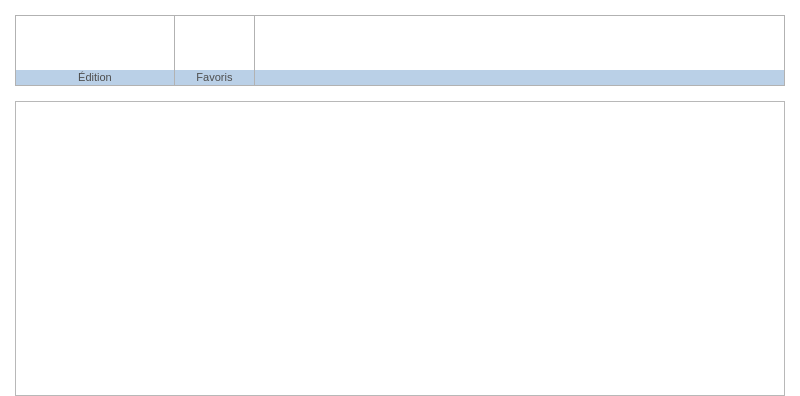
<?xml version="1.0" encoding="UTF-8"?>
<ui version="4.0">
 <class>ModelTab</class>
 <widget class="QWidget" name="ModelTab">
  <property name="geometry">
   <rect>
    <x>0</x>
    <y>0</y>
    <width>800</width>
    <height>396</height>
   </rect>
  </property>
  <property name="palette">
   <palette>
    <active>
     <colorrole role="Button">
      <brush brushstyle="SolidPattern">
       <color alpha="255">
        <red>255</red>
        <green>255</green>
        <blue>255</blue>
       </color>
      </brush>
     </colorrole>
     <colorrole role="Base">
      <brush brushstyle="SolidPattern">
       <color alpha="255">
        <red>255</red>
        <green>255</green>
        <blue>255</blue>
       </color>
      </brush>
     </colorrole>
     <colorrole role="Window">
      <brush brushstyle="SolidPattern">
       <color alpha="255">
        <red>255</red>
        <green>255</green>
        <blue>255</blue>
       </color>
      </brush>
     </colorrole>
    </active>
    <inactive>
     <colorrole role="Button">
      <brush brushstyle="SolidPattern">
       <color alpha="255">
        <red>255</red>
        <green>255</green>
        <blue>255</blue>
       </color>
      </brush>
     </colorrole>
     <colorrole role="Base">
      <brush brushstyle="SolidPattern">
       <color alpha="255">
        <red>255</red>
        <green>255</green>
        <blue>255</blue>
       </color>
      </brush>
     </colorrole>
     <colorrole role="Window">
      <brush brushstyle="SolidPattern">
       <color alpha="255">
        <red>255</red>
        <green>255</green>
        <blue>255</blue>
       </color>
      </brush>
     </colorrole>
    </inactive>
    <disabled>
     <colorrole role="Button">
      <brush brushstyle="SolidPattern">
       <color alpha="255">
        <red>255</red>
        <green>255</green>
        <blue>255</blue>
       </color>
      </brush>
     </colorrole>
     <colorrole role="Base">
      <brush brushstyle="SolidPattern">
       <color alpha="255">
        <red>255</red>
        <green>255</green>
        <blue>255</blue>
       </color>
      </brush>
     </colorrole>
     <colorrole role="Window">
      <brush brushstyle="SolidPattern">
       <color alpha="255">
        <red>255</red>
        <green>255</green>
        <blue>255</blue>
       </color>
      </brush>
     </colorrole>
    </disabled>
   </palette>
  </property>
  <property name="acceptDrops">
   <bool>true</bool>
  </property>
  <property name="styleSheet">
   <string notr="true">QWidget#ModelTab{background-color: #FFFFFF; }</string>
  </property>
  <layout class="QGridLayout" name="gridLayout">
   <property name="leftMargin">
    <number>15</number>
   </property>
   <property name="topMargin">
    <number>15</number>
   </property>
   <property name="rightMargin">
    <number>15</number>
   </property>
   <property name="bottomMargin">
    <number>0</number>
   </property>
   <property name="verticalSpacing">
    <number>15</number>
   </property>
   <item row="1" column="0" colspan="4">
    <widget class="QTableView" name="liste_items">
     <property name="contextMenuPolicy">
      <enum>Qt::CustomContextMenu</enum>
     </property>
     <property name="styleSheet">
      <string notr="true">QHeaderView {background-color: #d8e9e8}</string>
     </property>
     <property name="editTriggers">
      <set>QAbstractItemView::NoEditTriggers</set>
     </property>
     <property name="alternatingRowColors">
      <bool>true</bool>
     </property>
     <property name="selectionMode">
      <enum>QAbstractItemView::ExtendedSelection</enum>
     </property>
     <property name="selectionBehavior">
      <enum>QAbstractItemView::SelectRows</enum>
     </property>
     <property name="sortingEnabled">
      <bool>true</bool>
     </property>
     <attribute name="horizontalHeaderStretchLastSection">
      <bool>true</bool>
     </attribute>
     <attribute name="verticalHeaderVisible">
      <bool>false</bool>
     </attribute>
    </widget>
   </item>
   <item row="0" column="0" colspan="4">
    <widget class="QWidget" name="actionbar" native="true">
     <property name="minimumSize">
      <size>
       <width>0</width>
       <height>71</height>
      </size>
     </property>
     <property name="maximumSize">
      <size>
       <width>16777215</width>
       <height>71</height>
      </size>
     </property>
     <property name="styleSheet">
      <string notr="true">QWidget#actionbar { border:1px solid #B2B2B2}</string>
     </property>
     <layout class="QGridLayout" name="gridLayout_2">
      <property name="leftMargin">
       <number>0</number>
      </property>
      <property name="topMargin">
       <number>0</number>
      </property>
      <property name="rightMargin">
       <number>0</number>
      </property>
      <property name="bottomMargin">
       <number>0</number>
      </property>
      <property name="spacing">
       <number>0</number>
      </property>
      <item row="0" column="2">
       <widget class="QPushButton" name="bt_attributs">
        <property name="sizePolicy">
         <sizepolicy hsizetype="Minimum" vsizetype="Minimum">
          <horstretch>0</horstretch>
          <verstretch>0</verstretch>
         </sizepolicy>
        </property>
        <property name="minimumSize">
         <size>
          <width>40</width>
          <height>0</height>
         </size>
        </property>
        <property name="toolTip">
         <string>Ajouter attribut</string>
        </property>
        <property name="styleSheet">
         <string notr="true">QPushButton{border: 0px solid #B2B2B2; padding-top: 1px; padding-right: 1px; padding-left: 1px; }
QPushButton:hover{border-top-width: 1px; border-right-width: 1px; border-left-width: 1px; padding: 0px; background-color: qlineargradient(spread:pad, x1:0, y1:0, x2:0, y2:1, stop:0 #BAD0E7, stop:1 #FFFFFF); }
QPushButton:pressed{border-top-width: 1px; border-right-width: 1px; border-left-width: 1px; padding: 0px; background-color: qlineargradient(spread:pad, x1:0, y1:0, x2:0, y2:1, stop:0 #FFFFFF, stop:1 #8FADCC); }</string>
        </property>
        <property name="text">
         <string/>
        </property>
        <property name="icon">
         <iconset resource="../icones/icons.qrc">
          <normaloff>:/Images/attribute_add.png</normaloff>:/Images/attribute_add.png</iconset>
        </property>
        <property name="iconSize">
         <size>
          <width>24</width>
          <height>24</height>
         </size>
        </property>
        <property name="flat">
         <bool>true</bool>
        </property>
       </widget>
      </item>
      <item row="0" column="3">
       <widget class="QPushButton" name="bt_supprimer">
        <property name="sizePolicy">
         <sizepolicy hsizetype="Minimum" vsizetype="Minimum">
          <horstretch>0</horstretch>
          <verstretch>0</verstretch>
         </sizepolicy>
        </property>
        <property name="minimumSize">
         <size>
          <width>40</width>
          <height>0</height>
         </size>
        </property>
        <property name="toolTip">
         <string>Supprimer attribut</string>
        </property>
        <property name="styleSheet">
         <string notr="true">QPushButton{border: 0px solid #B2B2B2; padding-top: 1px; padding-right: 1px; padding-left: 1px; }
QPushButton:hover{border-top-width: 1px; border-right-width: 1px;  border-left-width: 1px; padding: 0px; background-color: qlineargradient(spread:pad, x1:0, y1:0, x2:0, y2:1, stop:0 #BAD0E7, stop:1 #FFFFFF); }
QPushButton:pressed{border-top-width: 1px; border-right-width: 1px;  border-left-width: 1px; padding: 0px; background-color: qlineargradient(spread:pad, x1:0, y1:0, x2:0, y2:1, stop:0 #FFFFFF, stop:1 #8FADCC); }</string>
        </property>
        <property name="text">
         <string/>
        </property>
        <property name="icon">
         <iconset resource="../icones/icons.qrc">
          <normaloff>:/Images/delete.svg</normaloff>:/Images/delete.svg</iconset>
        </property>
        <property name="iconSize">
         <size>
          <width>24</width>
          <height>24</height>
         </size>
        </property>
        <property name="shortcut">
         <string notr="true">Del</string>
        </property>
        <property name="flat">
         <bool>true</bool>
        </property>
       </widget>
      </item>
      <item row="0" column="4">
       <widget class="QPushButton" name="copy_bt">
        <property name="enabled">
         <bool>true</bool>
        </property>
        <property name="sizePolicy">
         <sizepolicy hsizetype="Minimum" vsizetype="Minimum">
          <horstretch>0</horstretch>
          <verstretch>0</verstretch>
         </sizepolicy>
        </property>
        <property name="minimumSize">
         <size>
          <width>40</width>
          <height>0</height>
         </size>
        </property>
        <property name="toolTip">
         <string>Copier (CTRL + C)</string>
        </property>
        <property name="styleSheet">
         <string notr="true">QPushButton{border: 0px solid #B2B2B2; padding-top: 1px; padding-right: 1px; padding-left: 1px; }
QPushButton:hover{border-top-width: 1px; border-right-width: 1px;  border-left-width: 1px; padding: 0px; background-color: qlineargradient(spread:pad, x1:0, y1:0, x2:0, y2:1, stop:0 #BAD0E7, stop:1 #FFFFFF); }
QPushButton:pressed{border-top-width: 1px; border-right-width: 1px;  border-left-width: 1px; padding: 0px; background-color: qlineargradient(spread:pad, x1:0, y1:0, x2:0, y2:1, stop:0 #FFFFFF, stop:1 #8FADCC); }</string>
        </property>
        <property name="icon">
         <iconset resource="../icones/icons.qrc">
          <normaloff>:/Images/copy.svg</normaloff>:/Images/copy.svg</iconset>
        </property>
        <property name="iconSize">
         <size>
          <width>24</width>
          <height>24</height>
         </size>
        </property>
        <property name="shortcut">
         <string notr="true">Ctrl+C</string>
        </property>
        <property name="flat">
         <bool>true</bool>
        </property>
       </widget>
      </item>
      <item row="0" column="8">
       <spacer name="horizontalSpacer">
        <property name="orientation">
         <enum>Qt::Horizontal</enum>
        </property>
        <property name="sizeHint" stdset="0">
         <size>
          <width>6</width>
          <height>20</height>
         </size>
        </property>
       </spacer>
      </item>
      <item row="1" column="6" colspan="2">
       <widget class="QLabel" name="titre_import">
        <property name="sizePolicy">
         <sizepolicy hsizetype="Minimum" vsizetype="Minimum">
          <horstretch>0</horstretch>
          <verstretch>0</verstretch>
         </sizepolicy>
        </property>
        <property name="minimumSize">
         <size>
          <width>0</width>
          <height>16</height>
         </size>
        </property>
        <property name="maximumSize">
         <size>
          <width>16777215</width>
          <height>16</height>
         </size>
        </property>
        <property name="font">
         <font>
          <family>Segoe UI</family>
          <pointsize>8</pointsize>
         </font>
        </property>
        <property name="styleSheet">
         <string notr="true">QLabel{color: #4D4D4D; border:1px solid #B2B2B2; border-top: 0px; border-left: 0px; background: #BAD0E7; padding-left: 5px; padding-right: 5px; }</string>
        </property>
        <property name="text">
         <string>Favoris</string>
        </property>
        <property name="alignment">
         <set>Qt::AlignCenter</set>
        </property>
       </widget>
      </item>
      <item row="0" column="6">
       <widget class="QPushButton" name="bt_importer">
        <property name="sizePolicy">
         <sizepolicy hsizetype="Minimum" vsizetype="Minimum">
          <horstretch>0</horstretch>
          <verstretch>0</verstretch>
         </sizepolicy>
        </property>
        <property name="minimumSize">
         <size>
          <width>40</width>
          <height>0</height>
         </size>
        </property>
        <property name="toolTip">
         <string>Charger favoris</string>
        </property>
        <property name="styleSheet">
         <string notr="true">QPushButton{border: 0px solid #B2B2B2; padding-top: 1px; padding-right: 1px; }
QPushButton:hover{border-top-width: 1px; border-right-width: 1px; padding: 0px; background-color: qlineargradient(spread:pad, x1:0, y1:0, x2:0, y2:1, stop:0 #BAD0E7, stop:1 #FFFFFF); }
QPushButton:pressed{border-top-width: 1px; border-right-width: 1px; padding: 0px; background-color: qlineargradient(spread:pad, x1:0, y1:0, x2:0, y2:1, stop:0 #FFFFFF, stop:1 #8FADCC); }</string>
        </property>
        <property name="text">
         <string/>
        </property>
        <property name="icon">
         <iconset resource="../icones/icons.qrc">
          <normaloff>:/Images/favorite_open.svg</normaloff>:/Images/favorite_open.svg</iconset>
        </property>
        <property name="iconSize">
         <size>
          <width>22</width>
          <height>22</height>
         </size>
        </property>
        <property name="flat">
         <bool>true</bool>
        </property>
       </widget>
      </item>
      <item row="0" column="7">
       <widget class="QPushButton" name="bt_exporter">
        <property name="enabled">
         <bool>false</bool>
        </property>
        <property name="sizePolicy">
         <sizepolicy hsizetype="Minimum" vsizetype="Minimum">
          <horstretch>0</horstretch>
          <verstretch>0</verstretch>
         </sizepolicy>
        </property>
        <property name="minimumSize">
         <size>
          <width>40</width>
          <height>0</height>
         </size>
        </property>
        <property name="toolTip">
         <string>Enregistrer favoris</string>
        </property>
        <property name="styleSheet">
         <string notr="true">QPushButton{border: 0px solid #B2B2B2; border-right-width: 1px; padding-top: 1px; padding-left: 1px; }
QPushButton:hover{border-top-width: 1px; border-left-width: 1px; padding: 0px; background-color: qlineargradient(spread:pad, x1:0, y1:0, x2:0, y2:1, stop:0 #BAD0E7, stop:1 #FFFFFF); }
QPushButton:pressed{border-top-width: 1px; border-left-width: 1px; padding: 0px; background-color: qlineargradient(spread:pad, x1:0, y1:0, x2:0, y2:1, stop:0 #FFFFFF, stop:1 #8FADCC); }</string>
        </property>
        <property name="text">
         <string/>
        </property>
        <property name="icon">
         <iconset resource="../icones/icons.qrc">
          <normaloff>:/Images/favorite_save.svg</normaloff>:/Images/favorite_save.svg</iconset>
        </property>
        <property name="iconSize">
         <size>
          <width>24</width>
          <height>24</height>
         </size>
        </property>
        <property name="flat">
         <bool>true</bool>
        </property>
       </widget>
      </item>
      <item row="0" column="5">
       <widget class="QPushButton" name="paste_bt">
        <property name="enabled">
         <bool>true</bool>
        </property>
        <property name="sizePolicy">
         <sizepolicy hsizetype="Minimum" vsizetype="Minimum">
          <horstretch>0</horstretch>
          <verstretch>0</verstretch>
         </sizepolicy>
        </property>
        <property name="minimumSize">
         <size>
          <width>40</width>
          <height>0</height>
         </size>
        </property>
        <property name="contextMenuPolicy">
         <enum>Qt::CustomContextMenu</enum>
        </property>
        <property name="toolTip">
         <string>Coller (CTRL+ V)</string>
        </property>
        <property name="styleSheet">
         <string notr="true">QPushButton{border: 0px solid #B2B2B2; border-right-width: 1px; padding-top: 1px; padding-left: 1px; }
QPushButton:hover{border-top-width: 1px; border-left-width: 1px; padding: 0px; background-color: qlineargradient(spread:pad, x1:0, y1:0, x2:0, y2:1, stop:0 #BAD0E7, stop:1 #FFFFFF); }
QPushButton:pressed{border-top-width: 1px; border-left-width: 1px; padding: 0px; background-color: qlineargradient(spread:pad, x1:0, y1:0, x2:0, y2:1, stop:0 #FFFFFF, stop:1 #8FADCC); }</string>
        </property>
        <property name="icon">
         <iconset resource="../icones/icons.qrc">
          <normaloff>:/Images/paste.svg</normaloff>:/Images/paste.svg</iconset>
        </property>
        <property name="iconSize">
         <size>
          <width>24</width>
          <height>24</height>
         </size>
        </property>
        <property name="shortcut">
         <string notr="true">Ctrl+V</string>
        </property>
        <property name="flat">
         <bool>true</bool>
        </property>
       </widget>
      </item>
      <item row="1" column="2" colspan="4">
       <widget class="QLabel" name="titre_edition">
        <property name="sizePolicy">
         <sizepolicy hsizetype="Minimum" vsizetype="Minimum">
          <horstretch>0</horstretch>
          <verstretch>0</verstretch>
         </sizepolicy>
        </property>
        <property name="minimumSize">
         <size>
          <width>0</width>
          <height>16</height>
         </size>
        </property>
        <property name="maximumSize">
         <size>
          <width>16777215</width>
          <height>16</height>
         </size>
        </property>
        <property name="font">
         <font>
          <family>Segoe UI</family>
          <pointsize>8</pointsize>
         </font>
        </property>
        <property name="styleSheet">
         <string notr="true">QLabel{color: #4D4D4D; border:1px solid #B2B2B2; border-top: 0px; background: #BAD0E7; padding-left: 5px; padding-right: 5px; }</string>
        </property>
        <property name="text">
         <string>Édition</string>
        </property>
        <property name="alignment">
         <set>Qt::AlignCenter</set>
        </property>
       </widget>
      </item>
      <item row="1" column="8">
       <widget class="QWidget" name="end_title" native="true">
        <property name="styleSheet">
         <string notr="true">QWidget#end_title{color: #4D4D4D; border:1px solid #B2B2B2; border-top: 0px; border-left: 0px; background: #BAD0E7; padding-left: 5px; padding-right: 5px; }</string>
        </property>
       </widget>
      </item>
     </layout>
    </widget>
   </item>
  </layout>
 </widget>
 <tabstops>
  <tabstop>liste_items</tabstop>
  <tabstop>bt_attributs</tabstop>
  <tabstop>bt_supprimer</tabstop>
  <tabstop>copy_bt</tabstop>
  <tabstop>paste_bt</tabstop>
  <tabstop>bt_importer</tabstop>
  <tabstop>bt_exporter</tabstop>
 </tabstops>
 <resources>
  <include location="../icones/icons.qrc"/>
 </resources>
 <connections/>
</ui>
